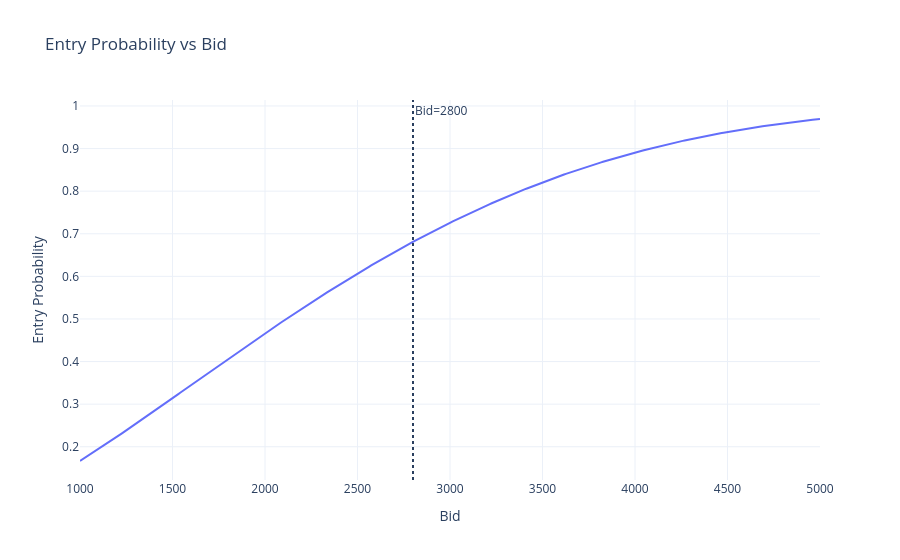
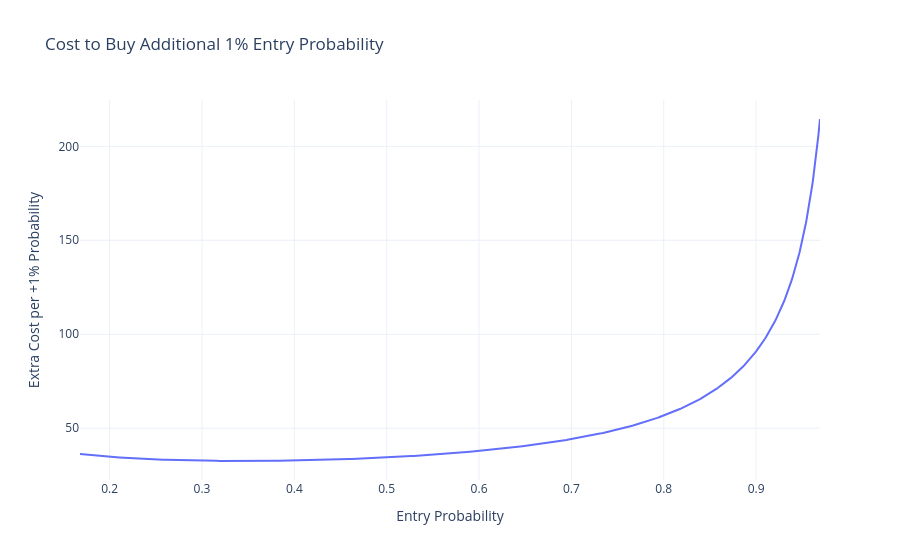

Notebook code for these charts, in order:
### Code cell
import numpy as np
import plotly.graph_objects as go
from scipy.stats import beta

# -------------------------
# Parameters
# -------------------------

alpha = 2
beta_param = 5

scale_max = 8000

bids = np.linspace(1000, 5000, 400)

# entry probability
probs = beta.cdf(
    bids / scale_max,
    alpha,
    beta_param
)

# -------------------------
# price per probability gain
# -------------------------

delta_b = np.diff(bids)
delta_p = np.diff(probs)

price_per_prob = delta_b / delta_p

mid_probs = (probs[:-1] + probs[1:]) / 2

# -------------------------
# Plot 1: Probability vs Bid
# -------------------------

fig1 = go.Figure()

fig1.add_trace(
    go.Scatter(
        x=bids,
        y=probs,
        mode="lines",
        name="Entry Probability"
    )
)

fig1.add_vline(
    x=2800,
    line_dash="dot",
    annotation_text="Bid=2800"
)

fig1.update_layout(
    title="Entry Probability vs Bid",
    xaxis_title="Bid",
    yaxis_title="Entry Probability",
    template="plotly_white"
)

fig1.show()

# -------------------------
# Plot 2: Cost per 1% Probability
# -------------------------

fig2 = go.Figure()

fig2.add_trace(
    go.Scatter(
        x=mid_probs,
        y=price_per_prob * 0.01,
        mode="lines",
        name="Cost per 1% probability"
    )
)

fig2.update_layout(
    title="Cost to Buy Additional 1% Entry Probability",
    xaxis_title="Entry Probability",
    yaxis_title="Extra Cost per +1% Probability",
    template="plotly_white"
)

fig2.show()

### Figure 1 — Plotly figure (JSON) as saved in the notebook; plotly's stock layout.template omitted (floating-point values rounded to 4 significant figures; data arrays with more than 128 entries replaced by an {"elided": "..."} marker saying what was removed)
{"data": [{"mode": "lines", "name": "Entry Probability", "type": "scatter", "x": {"elided": "400 float values"}, "y": {"elided": "400 float values"}}], "layout": {"annotations": [{"showarrow": false, "text": "Bid=2800", "x": 2800, "xanchor": "left", "xref": "x", "y": 1, "yanchor": "top", "yref": "y domain"}], "shapes": [{"line": {"dash": "dot"}, "type": "line", "x0": 2800, "x1": 2800, "xref": "x", "y0": 0, "y1": 1, "yref": "y domain"}], "title": {"text": "Entry Probability vs Bid"}, "xaxis": {"title": {"text": "Bid"}}, "yaxis": {"title": {"text": "Entry Probability"}}}}

### Figure 2 — Plotly figure (JSON) as saved in the notebook; plotly's stock layout.template omitted (floating-point values rounded to 4 significant figures; data arrays with more than 128 entries replaced by an {"elided": "..."} marker saying what was removed)
{"data": [{"mode": "lines", "name": "Cost per 1% probability", "type": "scatter", "x": {"elided": "399 float values"}, "y": {"elided": "399 float values"}}], "layout": {"title": {"text": "Cost to Buy Additional 1% Entry Probability"}, "xaxis": {"title": {"text": "Entry Probability"}}, "yaxis": {"title": {"text": "Extra Cost per +1% Probability"}}}}
